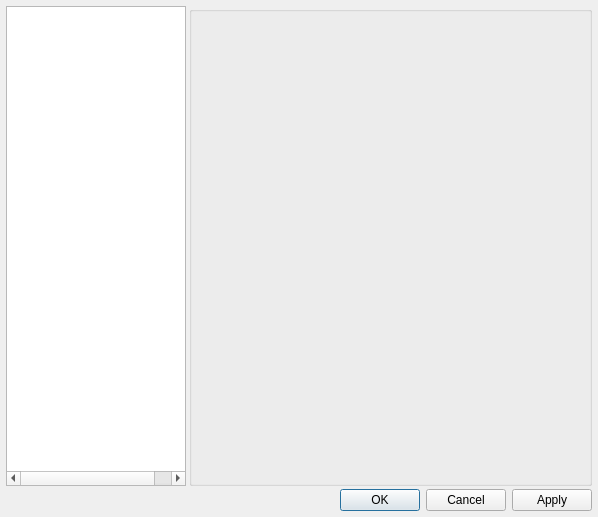
<?xml version="1.0" encoding="UTF-8"?>
<ui version="4.0">
 <class>SettingsWindow</class>
 <widget class="QDialog" name="SettingsWindow">
  <property name="geometry">
   <rect>
    <x>0</x>
    <y>0</y>
    <width>598</width>
    <height>517</height>
   </rect>
  </property>
  <property name="minimumSize">
   <size>
    <width>598</width>
    <height>0</height>
   </size>
  </property>
  <property name="windowTitle">
   <string>Settings</string>
  </property>
  <property name="windowIcon">
   <iconset resource="../../../res.qrc">
    <normaloff>:/icons/settings.ico</normaloff>:/icons/settings.ico</iconset>
  </property>
  <layout class="QGridLayout">
   <property name="margin">
    <number>6</number>
   </property>
   <property name="spacing">
    <number>3</number>
   </property>
   <item row="0" column="0">
    <widget class="QTreeWidget" name="treeWidget">
     <property name="minimumSize">
      <size>
       <width>180</width>
       <height>0</height>
      </size>
     </property>
     <property name="maximumSize">
      <size>
       <width>180</width>
       <height>16777215</height>
      </size>
     </property>
     <property name="indentation">
      <number>10</number>
     </property>
     <property name="rootIsDecorated">
      <bool>true</bool>
     </property>
     <property name="headerHidden">
      <bool>true</bool>
     </property>
     <column>
      <property name="text">
       <string notr="true">1</string>
      </property>
     </column>
     <column>
      <property name="text">
       <string notr="true">2</string>
      </property>
     </column>
    </widget>
   </item>
   <item row="0" column="1">
    <widget class="QGroupBox" name="groupBox">
     <property name="styleSheet">
      <string notr="true">#groupBox { font-weight: bold; }</string>
     </property>
     <property name="title">
      <string/>
     </property>
     <layout class="QGridLayout">
      <property name="margin">
       <number>6</number>
      </property>
      <item row="1" column="0">
       <widget class="QStackedWidget" name="stackedWidget">
        <property name="currentIndex">
         <number>-1</number>
        </property>
       </widget>
      </item>
     </layout>
    </widget>
   </item>
   <item row="2" column="0" colspan="2">
    <widget class="QDialogButtonBox" name="buttonBox">
     <property name="standardButtons">
      <set>QDialogButtonBox::Apply|QDialogButtonBox::Cancel|QDialogButtonBox::Ok</set>
     </property>
    </widget>
   </item>
  </layout>
 </widget>
 <tabstops>
  <tabstop>treeWidget</tabstop>
  <tabstop>buttonBox</tabstop>
 </tabstops>
 <resources>
  <include location="../../../res.qrc"/>
 </resources>
 <connections/>
</ui>
